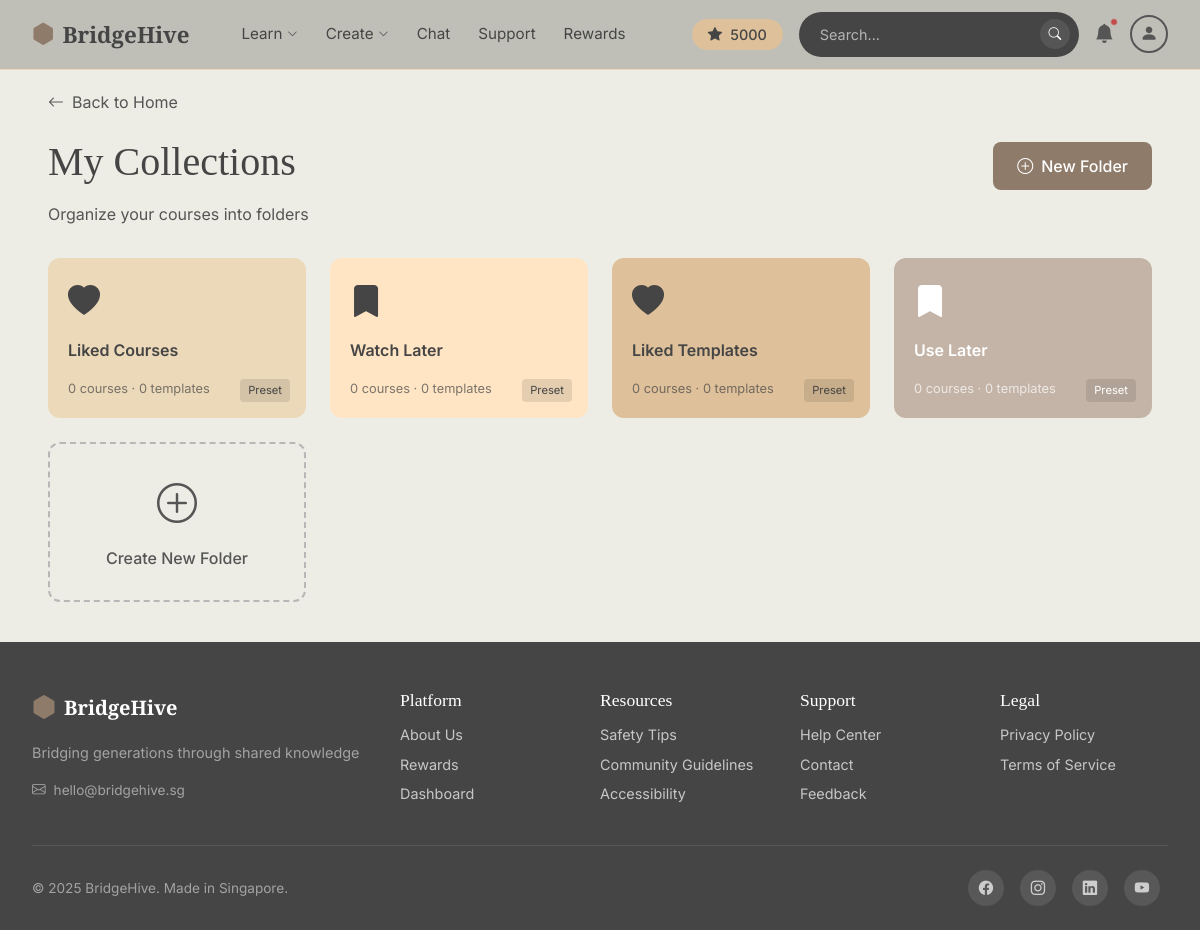
The page /both/folders (signed in) on the database its author committed.
### app.py (models this page shows)
class User(db.Model):
    __tablename__ = 'users'
    id = db.Column(db.Integer, primary_key=True)
    username = db.Column(db.String(100), nullable=False)
    email = db.Column(db.String(100), unique=True, nullable=False)  # Must be unique
    password = db.Column(db.String(100), nullable=False)
    user_type = db.Column(db.String(10), nullable=False)  # 'youth' or 'elder'
    date_joined = db.Column(db.DateTime, default=datetime.utcnow)
    streak_days = db.Column(db.Integer, default=0)  # For gamification on homepage
    hive_points = db.Column(db.Integer, default=5000)  # Points for navbar display and rewards shop
    is_new_user = db.Column(db.Boolean, default=True)  # Shows different welcome message
    profile_pic = db.Column(db.String(200), default='DefaultPFP.png')  # Profile picture filename
    role = db.Column(db.String(50))        # learner, mentor, or both
    age_group = db.Column(db.String(20))   # Age range selected
    tech_comfort = db.Column(db.String(20))  # How comfortable with tech
    learning_interests = db.Column(db.Text)   # Comma-separated interests
    teaching_interests = db.Column(db.Text)   # What they can teach
    settings = db.relationship('UserSettings', backref='user', uselist=False, cascade='all,delete-orphan')
    inventory = db.relationship('UserItem', backref='user', cascade='all,delete-orphan')

class Folder(db.Model):
    __tablename__ = 'folders'
    id = db.Column(db.Integer, primary_key=True)
    user_id = db.Column(db.Integer, db.ForeignKey('users.id'), nullable=False)  # Who owns it
    folder_name = db.Column(db.String(100), nullable=False)
    description = db.Column(db.Text)
    folder_type = db.Column(db.String(20), default='custom')  # 'preset' for default folders
    icon = db.Column(db.String(50), default='folder')  # Bootstrap icon name
    color = db.Column(db.String(7), default='#ECD9B9')  # Hex color for card
    is_deletable = db.Column(db.Boolean, default=True)  # Preset folders can't be deleted
    date_created = db.Column(db.DateTime, default=datetime.utcnow)
    date_modified = db.Column(db.DateTime, default=datetime.utcnow, onupdate=datetime.utcnow)

### app.py (the view)
@app.route('/both/folders')
def both_folder_list():
    user_id = session.get('user_id', 1)
    user = User.query.get(user_id)
    folders = Folder.query.filter_by(user_id=user_id).all()
    folder_course_counts = {}
    folder_template_counts = {}
    for folder in folders:
        folder_course_counts[folder.id] = FolderCourse.query.filter_by(folder_id=folder.id).count()
        folder_template_counts[folder.id] = FolderTemplate.query.filter_by(folder_id=folder.id).count()
    return render_template('both/folder_list.html', user=user, folders=folders,
                          folder_course_counts=folder_course_counts, folder_template_counts=folder_template_counts)

### app.py (called while the page is built)
def translate(key, locale='en'):
    return TRANSLATIONS.get(locale, {}).get(key, TRANSLATIONS['en'].get(key, key))

### templates/both/folder_list.html (shortened to what this page needs)
{% extends "base.html" %}
{% block navbar %}
{% include 'includes/navbar_new.html' %}
{% endblock %}
{% block content %}
<div class="page-content">
    <a href="{{ url_for('both_homepage') }}" class="back-link">
        <i class="bi bi-arrow-left"></i> Back to Home
    </a>
    <div class="page-header">
        <h1 class="page-title">My Collections</h1>
        <a href="{{ url_for('both_folder_create') }}" class="btn-new-folder">
            <i class="bi bi-plus-circle"></i> New Folder
        </a>
    </div>
    <p class="page-subtitle">Organize your courses into folders</p>
    <div class="folder-grid">
        {% for folder in folders %}
        <div class="folder-card" style="background-color: {{ folder.color }}; {% if folder.color in ['#8F7B6A', '#C4B4A7'] %}color: white;{% else %}color: #454545;{% endif %}">
            <a href="{{ url_for('both_folder_view', folder_id=folder.id) }}" style="color: inherit; text-decoration: none; display: flex; flex-direction: column; height: 100%;">
                <div class="folder-icon">
                    {% if folder.icon == 'heart' %}<i class="bi bi-heart-fill"></i>
                    {% elif folder.icon == 'bookmark' %}<i class="bi bi-bookmark-fill"></i>
                    {% elif folder.icon == 'star' %}<i class="bi bi-star-fill"></i>
                    {% else %}<i class="bi bi-folder-fill"></i>{% endif %}
                </div>
                <div class="folder-name">{{ folder.folder_name }}</div>
                <div class="folder-count">{{ folder_course_counts.get(folder.id, 0) }} courses · {{ folder_template_counts.get(folder.id, 0) }} templates</div>
            </a>
            {% if not folder.is_deletable %}
            <span class="preset-badge">Preset</span>
            {% endif %}
        </div>
        {% endfor %}
        <a href="{{ url_for('both_folder_create') }}" class="folder-card add-folder-card">
            <i class="bi bi-plus-circle"></i>
            <span>Create New Folder</span>
        </a>
    </div>
</div>
{% endblock %}

### templates/includes/navbar_new.html (shortened to what this page needs)
<nav class="navbar-new">
    <a href="{{ url_for('both_homepage') }}" class="navbar-new-brand">
        <i class="bi bi-hexagon-fill" style="color: var(--brown);"></i>
        <span>BridgeHive</span>
    </a>
    <div class="navbar-new-links">
        <div class="navbar-new-dropdown">
            <span class="navbar-new-link">{{ t('nav.learn') }} <i class="bi bi-chevron-down" style="font-size: 0.65rem;"></i></span>
        </div>
        <div class="navbar-new-dropdown">
            <span class="navbar-new-link">{{ t('nav.create') }} <i class="bi bi-chevron-down" style="font-size: 0.65rem;"></i></span>
        </div>
        <a href="/socialhub/" class="navbar-new-link">{{ t('nav.chat') }}</a>
        <a href="{{ url_for('support') }}" class="navbar-new-link">{{ t('nav.support') }}</a>
        <a href="{{ url_for('rewards') }}" class="navbar-new-link">{{ t('nav.rewards') }}</a>
    </div>
    <div class="navbar-new-right">
        <div class="navbar-new-points">
            <i class="bi bi-star-fill"></i> {{ (user.hive_points if user else navbar_user.hive_points if navbar_user else 0)|default(0) }}
        </div>
        <div class="navbar-new-searchbar">
            <input type="text" placeholder="{{ t('common.search') }}..." readonly>
            <button type="button"><i class="bi bi-search"></i></button>
        </div>
        <a href="{{ url_for('notifications') }}" class="navbar-new-bell" style="text-decoration:none;">
            <i class="bi bi-bell-fill"></i>
            <span class="navbar-new-bell-dot"></span>
        </a>
        <div class="navbar-new-profile-wrap">
            <div class="navbar-new-profile-circle">
                <i class="bi bi-person-fill"></i>
            </div>
        </div>
    </div>
</nav>

### templates/base.html (style rules this page uses)
* { margin: 0; padding: 0; box-sizing: border-box; }
:root { --cream: #FEFAF1; --cream-dark: #EDEDE5; --brown: #8F7B6A; --tan: #DEC09A; --tan-light: #ECD9B9; --peach: #FFE5C4; --black: #454545; --gray: #555555; --gray-light: #B7B7B7; --taupe: #C4B4A7; --warm-gray: #BEBAAF; --off-white: #ECECE4; }
body { font-family: 'Inter', sans-serif; background-color: var(--cream); color: var(--black); min-height: 100vh; }
h1, h2, h3, .playfair { font-family: 'Playfair Display', serif; }
.navbar-new { display: flex; align-items: center; padding: 0.75rem 2rem; background-color: #bfbfb8; border-bottom: 1px solid var(--tan-light); position: fixed; top: 0; left: 0; right: 0; z-index: 11000; }
.navbar-new-brand { font-family: 'Playfair Display', serif; font-weight: 700; color: var(--black); text-decoration: none; font-size: 1.4rem; display: flex; align-items: center; gap: 0.5rem; margin-right: 2.5rem; }
.navbar-new-links { display: flex; align-items: center; gap: 0.25rem; }
.navbar-new-link { color: var(--black); text-decoration: none; font-size: 0.95rem; font-weight: 400; padding: 0.5rem 0.75rem; cursor: pointer; display: flex; align-items: center; gap: 0.3rem; transition: color 0.2s; }
.navbar-new-dropdown { position: relative; }
.navbar-new-right { margin-left: auto; display: flex; align-items: center; gap: 1rem; }
.navbar-new-points { background-color: var(--tan); color: var(--black); border-radius: 20px; padding: 0.3rem 1rem; font-weight: 500; font-size: 0.9rem; display: flex; align-items: center; gap: 0.5rem; }
.navbar-new-searchbar { display: flex; align-items: center; background-color: var(--black); border-radius: 25px; padding: 0.4rem 0.5rem 0.4rem 1.25rem; width: 280px; border: 1px solid transparent; }
.navbar-new-searchbar input { border: none; background: transparent; outline: none; flex: 1; font-size: 0.9rem; color: white; cursor: default; }
.navbar-new-searchbar input::placeholder { color: rgba(255,255,255,0.6); }
.navbar-new-searchbar button { background-color: var(--gray); border: none; border-radius: 50%; width: 30px; height: 30px; display: flex; align-items: center; justify-content: center; cursor: default; }
.navbar-new-searchbar button i { color: white; font-size: 0.8rem; }
.navbar-new-bell { position: relative; cursor: pointer; }
.navbar-new-bell i { color: var(--gray); font-size: 1.2rem; }
.navbar-new-bell-dot { position: absolute; top: -2px; right: -4px; width: 8px; height: 8px; background-color: #C54B4B; border-radius: 50%; border: 1.5px solid #bfbfb8; }
.navbar-new-profile-wrap { position: relative; }
.navbar-new-profile-circle { width: 38px; height: 38px; border: 2px solid var(--gray); border-radius: 50%; display: flex; align-items: center; justify-content: center; color: var(--gray); font-size: 1.1rem; cursor: pointer; overflow: hidden; }

### templates/both/folder_list.html (style rules this page uses)
body { background-color: var(--cream-dark); }
.page-content { padding: 2.5rem 3rem; padding-top: 90px; }
.page-header { display: flex; justify-content: space-between; align-items: center; margin-bottom: 0.5rem; }
.page-title { font-family: 'Playfair Display', serif; font-size: 2.5rem; font-weight: 500; color: var(--black); }
.btn-new-folder { background: var(--brown); color: white; padding: 0.75rem 1.5rem; border-radius: 8px; text-decoration: none; font-weight: 500; display: inline-flex; align-items: center; gap: 0.5rem; }
.page-subtitle { color: var(--gray); margin-bottom: 2rem; }
.folder-grid { display: grid; grid-template-columns: repeat(auto-fill, minmax(240px, 1fr)); gap: 1.5rem; }
.folder-card { height: 160px; border-radius: 12px; position: relative; cursor: pointer; transition: all 0.2s; padding: 1.25rem; text-decoration: none; display: flex; flex-direction: column; }
.folder-icon { font-size: 2rem; margin-bottom: 0.75rem; }
.folder-name { font-weight: 600; font-size: 1rem; margin-bottom: 0.25rem; }
.folder-count { font-size: 0.8rem; opacity: 0.7; }
.add-folder-card { border: 2px dashed var(--gray-light); background: transparent; display: flex; flex-direction: column; align-items: center; justify-content: center; color: var(--gray); text-decoration: none; }
.add-folder-card i { font-size: 2.5rem; margin-bottom: 0.75rem; }
.add-folder-card span { font-weight: 500; }
.preset-badge { position: absolute; bottom: 1rem; right: 1rem; font-size: 0.7rem; padding: 0.2rem 0.5rem; border-radius: 4px; background: rgba(0,0,0,0.1); }
.back-link { display: inline-flex; align-items: center; gap: 0.5rem; color: var(--gray); text-decoration: none; margin-bottom: 1.5rem; }

### rows shown on the page
User: hive_points "5000"
Folder: icon "heart" (drawn), folder_name "Liked Courses", get "0", shows "Preset"
Folder: icon "bookmark" (drawn), folder_name "Watch Later", get "0", shows "Preset"
Folder: icon "heart" (drawn), folder_name "Liked Templates", get "0", shows "Preset"
Folder: icon "bookmark" (drawn), folder_name "Use Later", get "0", shows "Preset"

### other values the page prints
{{ t('nav.learn') }} "Learn"
{{ t('nav.create') }} "Create"
{{ t('nav.chat') }} "Chat"
{{ t('nav.support') }} "Support"
{{ t('nav.rewards') }} "Rewards"
{{ t('footer.tagline') }} "Bridging generations through shared knowledge"
{{ t('footer.platform') }} "Platform"
{{ t('footer.about') }} "About Us"
{{ t('footer.dashboard') }} "Dashboard"
{{ t('footer.resources') }} "Resources"
{{ t('footer.safety') }} "Safety Tips"
{{ t('footer.community') }} "Community Guidelines"
{{ t('footer.accessibility') }} "Accessibility"
{{ t('footer.help_center') }} "Help Center"
{{ t('footer.contact') }} "Contact"
